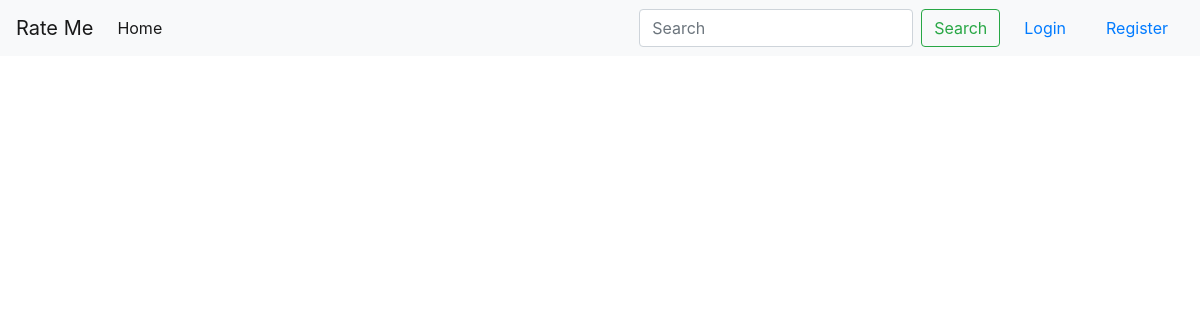
/view_ratings/3/, run on an earlier commit of the app's database.
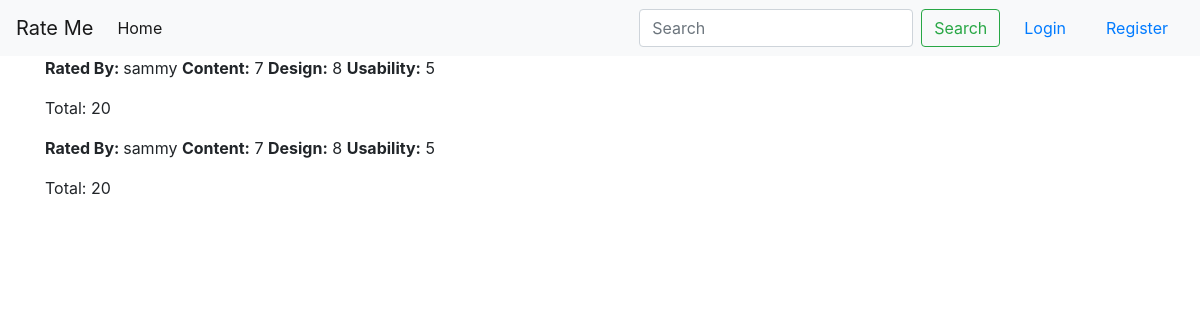
And on a later commit of the database.
### projects/models.py (models this page shows, shortened)
class Rating(models.Model):
    content = models.IntegerField(validators=[MaxValueValidator(10), MinValueValidator(1)], default=1)
    design = models.IntegerField(validators=[MaxValueValidator(10), MinValueValidator(1)], default=1)
    usability = models.IntegerField(validators=[MaxValueValidator(10), MinValueValidator(1)], default=1)
    author = models.ForeignKey(User, on_delete=models.CASCADE)
    project = models.ForeignKey(Project, on_delete=models.CASCADE)

### projects/views.py (the view)
# urls.py: path('view_ratings/<int:project_id>/', views.ViewRatings.as_view(), name='view_ratings'),
class ViewRatings(ListView):
    model = Rating
    def get_queryset(self):
        project_id = self.kwargs['project_id']
        rating = Rating.objects.filter(project=project_id)
        return rating

### templates/projects/rating_list.html
{% extends 'rateme/base.html' %}
{% load mathfilters %}
{% block content %}
    {% for rating in object_list %}
        <p><strong>Rated By: </strong>{{ rating.author }} <strong>Content:</strong> {{ rating.content }}
            <strong>Design:</strong> {{ rating.design }}
            <strong>Usability:</strong> {{ rating.usability }} </p>
        <p>Total: {{ rating.content|add:rating.design|add:rating.usability }} </p>
    {% endfor %}
{% endblock content %}

What changed in the data, as far as the page shows it:
added Rating: author "sammy", content "7", design "8", usability "5", content|add "20"
added Rating: author "sammy", content "7", design "8", usability "5", content|add "20"
